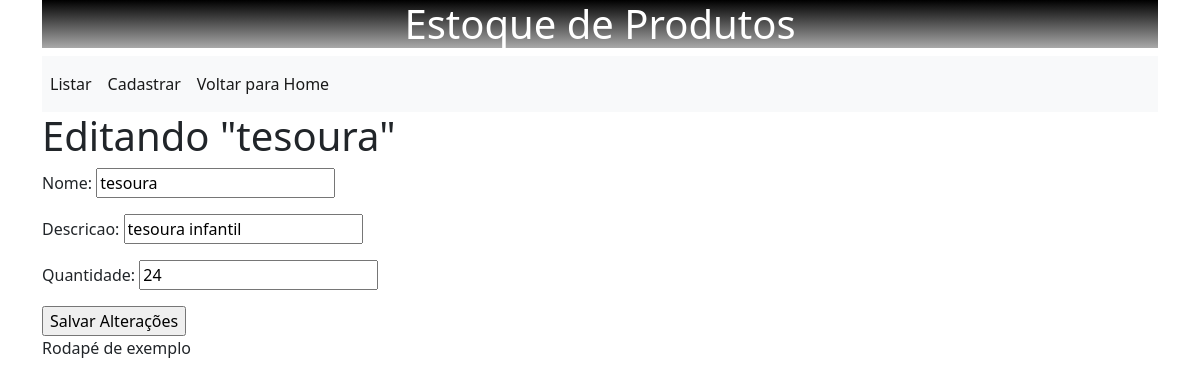
Page /produtos/atualizar/5 on the earlier database version.
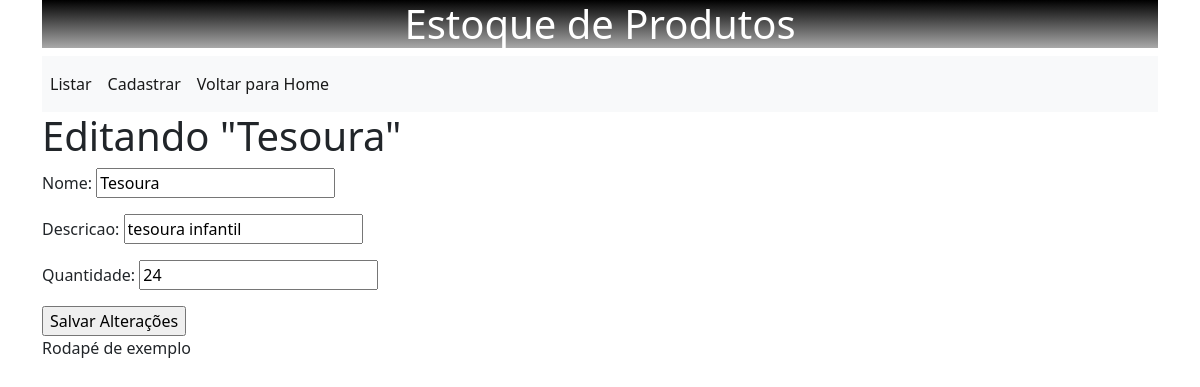
Same page on the later database version.
### produtos/models.py (models this page shows, shortened)
class Produtos(models.Model):
    nome = models.CharField(max_length=200)
    descricao = models.CharField(max_length=400)
    quantidade = models.IntegerField()
    data_cadastro = models.DateTimeField(auto_now_add=True)

### produtos/views.py (the view)
# urls.py: path('atualizar/<int:id>', views.atualizar, name='atualizar'),
def atualizar(request, id):
    novo = get_object_or_404(Produtos, pk=id)
    form = ProdForm(instance=novo)
    if(request.method == 'POST'):
        form = ProdForm(request.POST, instance = novo)
        if(form.is_valid()):
            novo.save()
            return redirect('/')
        else:
            return render(request, "produtos/atualizar.html", {'form':form, 'novo': novo})
    else:
        return render(request, "produtos/atualizar.html", {'form':form, 'novo': novo})

### produtos/form.py
class ProdForm(ModelForm):
    class Meta:
        model = Produtos
        fields = ['nome', 'descricao', 'quantidade']

### produtos/templates/produtos/atualizar.html (shortened to what this page needs)
{% extends 'produtos/base.html' %}
{% block content %}
<h1>Editando "{{novo.nome}}"</h1>
<form method="POST">
        <fieldset>
            {{ form.as_p}}
                <input type="submit" name="atualizar"  value="Salvar Alterações">
        </fieldset>
</form>
{% endblock content %}

Differences in the rows shown:
changed Produtos "tesoura infantil": nome "tesoura" → "Tesoura"
